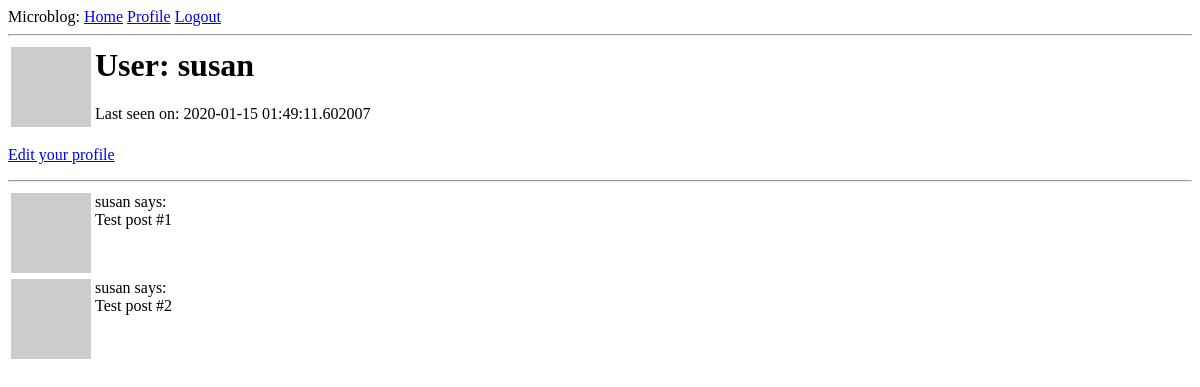
/user/susan (signed in), run on an earlier commit of the app's database.
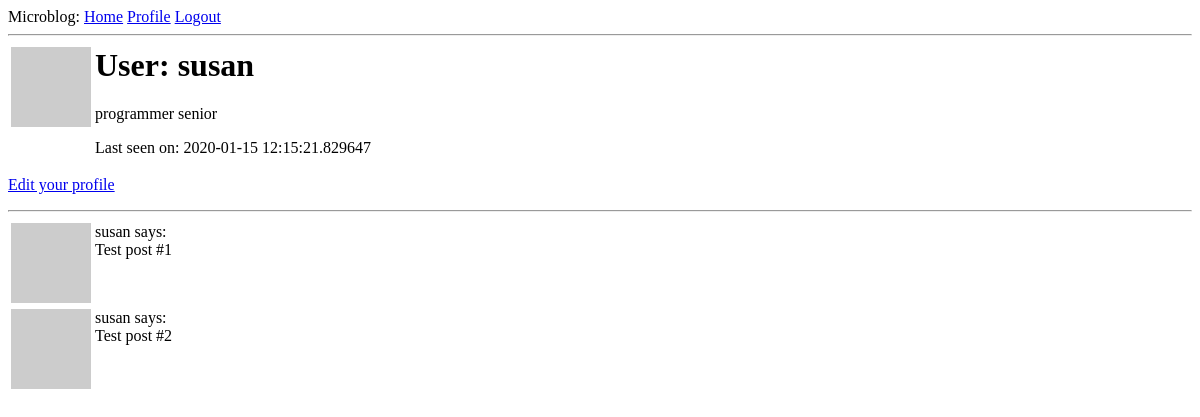
And on a later commit of the database.
### app/models.py (models this page shows, shortened)
class User(UserMixin, db.Model):
    id = db.Column(db.Integer, primary_key=True)
    username = db.Column(db.String(64), index=True, unique=True)
    email = db.Column(db.String(120), index=True, unique=True)
    password_hash = db.Column(db.String(128))
    about_me = db.Column(db.String(140))
    last_seen = db.Column(db.DateTime, default=datetime.now)
    def avatar(self, size):
        digest = md5(self.email.lower().encode('utf-8')).hexdigest()
        return 'https://www.gravatar.com/avatar/{}?d=identicon&s={}'.format(
            digest, size)

### app/routes.py (the view)
@app.route('/user/<username>')
@login_required
def user(username):
    user = User.query.filter_by(username=username).first_or_404()
    posts = [
        {'author': user, 'body': 'Test post #1'},
        {'author': user, 'body': 'Test post #2'}
    ]
    return render_template('user.html', user=user, posts=posts)

### app/models.py (called while the page is built)
@login.user_loader
def load_user(id):
    return User.query.get(int(id))

### app/routes.py (called while the page is built)
@app.before_request
def before_request():
    if current_user.is_authenticated:
        current_user.last_seen = datetime.utcnow()
        db.session.commit()

### app/templates/user.html
{% extends "base.html" %}
{% block content %}
    <table>
        <tr valign="top">
            <td><img src="{{ user.avatar(128) }}"></td>
            <td>
                <h1>User: {{ user.username }}</h1>
                {% if user.about_me %}<p>{{ user.about_me }}</p>{% endif %}
                {% if user.last_seen %}<p>Last seen on: {{ user.last_seen }}</p>{% endif %}
            </td>
        </tr>
    </table>
	{% if user == current_user %}
        <p><a href="{{ url_for('edit_profile') }}">Edit your profile</a></p>
    {% endif %}
	<hr>
	{% for post in posts %}
        {% include '_post.html' %}
    {% endfor %}
{% endblock %}

### app/templates/base.html (shortened to what this page needs)
<html>
    <head>
    </head>
    <body>
    <div>
      Microblog:
      <a href="{{ url_for('index') }}">Home</a>
      {% if current_user.is_anonymous %}
      <a href="{{ url_for('login') }}">Login</a>
      {% else %}
      <a href="{{ url_for('user', username=current_user.username) }}">Profile</a>
      <a href="{{ url_for('logout') }}">Logout</a>
      {% endif %}
    </div>
        <hr>
        {% block content %}{% endblock %}
    </body>
</html>

### app/templates/_post.html
    <table>
        <tr valign="top">
            <td><img src="{{ post.author.avatar(36) }}"></td>
            <td>{{ post.author.username }} says:<br>{{ post.body }}</td>
        </tr>
    </table>

What changed in the data, as far as the page shows it:
changed User "susan": about_me (not shown) → "programmer senior"; last_seen "2020-01-15 01:49:11.602007" → "2020-01-15 12:15:21.829647"
